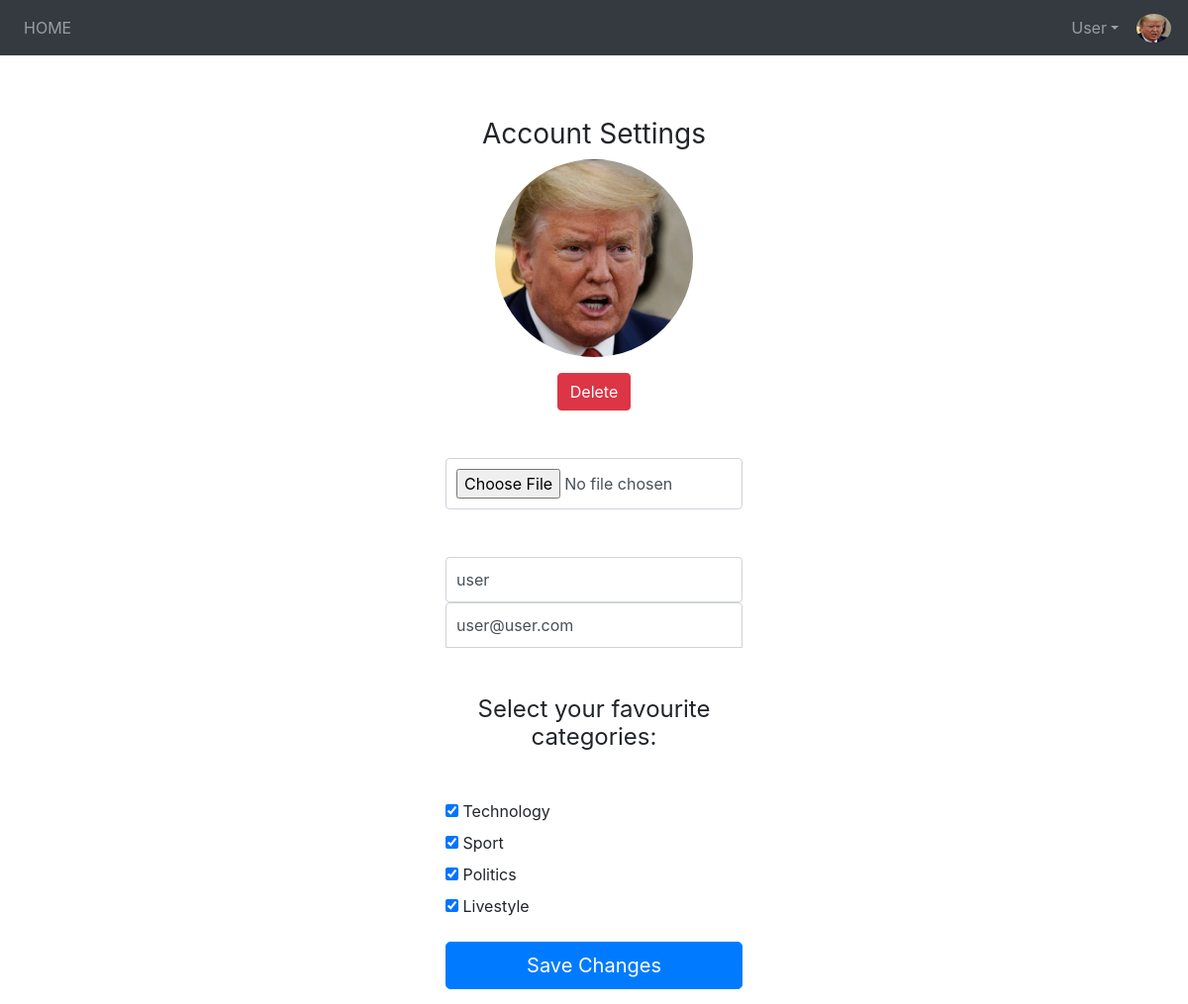
Screenshot of /account/update (signed in) with the database file from the repository.
### account/models.py (models this page shows, shortened)
class Account(AbstractBaseUser):
    username = models.CharField(verbose_name='username', max_length=20, unique=True)
    email = models.EmailField(verbose_name='email', max_length=60, unique=True)
    dob = models.DateField(verbose_name='date of birth', null=True)
    favourite = models.ManyToManyField(Category, blank=True )
    likes = models.ManyToManyField(News, related_name="users",blank=True)
    profile_picture = models.ImageField(upload_to ='profilePic/', default = 'profilePic/pp.png')
    date_joined = models.DateTimeField(verbose_name='date joined', auto_now_add=True)
    last_login = models.DateTimeField(verbose_name='last login', auto_now_add=True)
    is_admin = models.BooleanField(default=False)
    is_active = models.BooleanField(default=True)
    is_staff = models.BooleanField(default=False)
    is_superuser = models.BooleanField(default=False)
    USERNAME_FIELD = 'username'
    REQUIRED_FIELDS = ['email']
    objects = MyAccountManager()

### account/views.py (the view)
# urls.py: path('update', account_view, name='account'),
@login_required
def account_view(request):
    context = {}
    categories = request.user.favourite.all()
    if request.POST:
        form = AccountUpdateForm(request.POST, request.FILES, request.FILES, instance = request.user)
        if form.is_valid():
            form.save()
            return redirect('account')
    else:
        form = AccountUpdateForm(
            initial = {
                'username' : request.user.username,
                'email' : request.user.email,
                'dob' : request.user.dob,
                'favourite' : request.user.favourite.all(),
                'profile_picture' : request.user.profile_picture
            }
        )
    context['account_form'] = form
    return render(request, 'account/account.html', context)

### account/forms.py (shortened to what this page needs)
class AccountUpdateForm(forms.ModelForm):
    favourite = forms.ModelMultipleChoiceField(widget=forms.CheckboxSelectMultiple, queryset=Category.objects.all())
    class Meta:
        model = Account
        fields = ('username', 'email', 'favourite', 'profile_picture')
        widgets = {'profile_picture':forms.FileInput(
            attrs={'class':'form-control', 'required': False, 'name':'profile_picture',}
        )}

### news/models.py (called while the page is built)
    def __str__(self):
        full_path = [self.name]
        k = self.parent
        while k is not None:
            full_path.append(k.name)
            k = k.parent
        return ' -> '.join(full_path[::-1])

### account/templates/account/account.html (shortened to what this page needs)
{% extends 'news/base.html' %}
{% block content %}
<div class="a">
    <form class="form-signin" method="POST" enctype="multipart/form-data"> {% csrf_token %}
      <h1 class="h3 md-3 font-weight-normal text-center">Account Settings</h1>
      <div class="fieldWrapper">
        <div class="profile-picture text-center">
            <img id="profile_pic_acc"  src="{{ request.user.profile_picture.url }}" alt="profile pic"/>
        </div>
        <div class="delete_profile_button text-center mt-3">
            {% if not request.user.profile_picture.url == "/media/profilePic/pp.png" %}
                <button type="button" class="btn btn-danger" id="delete-button" data-id={{request.user.id}}>Delete</button>
            {% endif %}
        </div>
    </div>
    <div class="fieldWrapper mt-5 mb-5">
        {{account_form.profile_picture}}
    </div>
      <input type="text" name="username" id="inputUsername" class="form-control" placeholder="Username" value="{{account_form.initial.username}}" required autofocus>
      <input type="email" name="email" id="inputEmail" class="form-control" placeholder="Email" value="{{account_form.initial.email}}" required>
      <h1 class="h4 mt-5 md-3 mb-5 font-weight-normal text-center">Select your favourite categories:</h1>
      {% for fav in account_form.favourite%}
      {{fav}} <br>
      {%endfor%}
      <button class="btn btn-lg btn-primary btn-block" type="submit">Save Changes</button>
    </form>
    </div>
{% endblock %}

### news/templates/news/navbar.html (shortened to what this page needs)
 <nav class="navbar navbar-expand-lg navbar-dark navvv bg-dark mb-5">
    <div class="collapse navbar-collapse text-center" id="navbarTogglerDemo01">
      <ul class="navbar-nav mr-auto">
        <li class="nav-item">
          <a class="nav-link text-center" href="{% url 'news_home' %}">HOME</a>
      </li>
      </ul>
      {% if request.user.is_authenticated %}
      <table class="navbar-nav">
        <tr>
          <td class="nav-item dropdown">
            <a class="nav-link p-0 pr-3 nav-link dropdown-toggle" data-toggle="dropdown" href="#">{{user.username  | capfirst}}</a>
          </td>
          <td>
            <img id="nav_profile_pic"src="{{user.profile_picture.url}}" alt="avatar image" height="29" width="35" style="border-radius: 100%;">
            </div>
      {% else %}
      <div class="navbar-nav">
        <a class="nav-link" href="{% url 'register'  %}">Register</a>
        <a class="nav-link" href="{% url 'login'  %}">Login</a>
      </div>
      {%endif%}
  </nav>

### staticfiles/front/forms.css (style rules this page uses)
.form-signin { width: 100%; max-width: 330px; padding: 15px; margin: 0 auto; }
.form-signin .form-control { position: relative; box-sizing: border-box; height: auto; padding: 10px; font-size: 16px; }
.form-signin input[type="email"] { margin-bottom: 10px; border-bottom-right-radius: 0; border-bottom-left-radius: 0; }
#profile_pic_acc { width: 200px; height: 200px; border-radius: 100% !important; }

### rows the page displays
Account: username "User", profile_picture (picture), user.profile_picture (picture), username "user", email "user@user.com"
